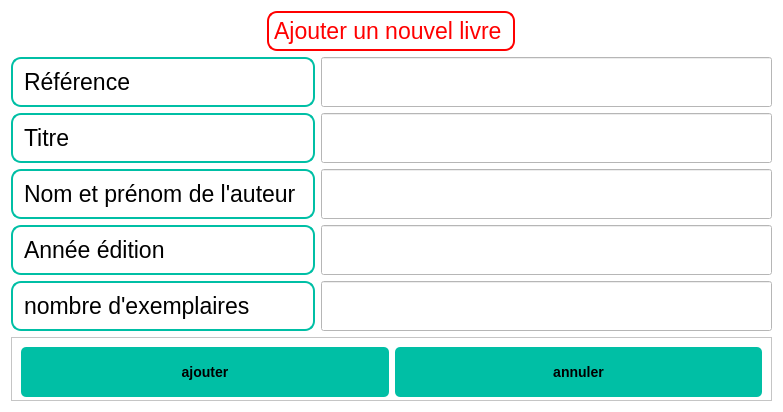
<?xml version="1.0" encoding="UTF-8"?>
<ui version="4.0">
 <class>Dialog</class>
 <widget class="QDialog" name="Dialog">
  <property name="geometry">
   <rect>
    <x>0</x>
    <y>0</y>
    <width>783</width>
    <height>412</height>
   </rect>
  </property>
  <property name="windowTitle">
   <string>Dialog</string>
  </property>
  <property name="styleSheet">
   <string notr="true">background-color: rgb(255, 255, 255);</string>
  </property>
  <layout class="QGridLayout" name="gridLayout">
   <item row="0" column="0" colspan="4" alignment="Qt::AlignHCenter|Qt::AlignVCenter">
    <widget class="QLabel" name="label">
     <property name="styleSheet">
      <string notr="true">
QLabel {
  background-color: none;
  border: 2px solid red;
  border-radius: 10px;
  padding: 5px;
  color: red;
  font-size: 17pt;
  font-family: Arial, sans-serif;
}
</string>
     </property>
     <property name="text">
      <string>Ajouter un nouvel livre </string>
     </property>
     <property name="alignment">
      <set>Qt::AlignCenter</set>
     </property>
    </widget>
   </item>
   <item row="7" column="0" colspan="4">
    <widget class="QFrame" name="frame">
     <property name="minimumSize">
      <size>
       <width>0</width>
       <height>50</height>
      </size>
     </property>
     <property name="frameShape">
      <enum>QFrame::StyledPanel</enum>
     </property>
     <property name="frameShadow">
      <enum>QFrame::Raised</enum>
     </property>
     <layout class="QGridLayout" name="gridLayout_2">
      <item row="0" column="0">
       <widget class="QPushButton" name="pushButton">
        <property name="minimumSize">
         <size>
          <width>0</width>
          <height>50</height>
         </size>
        </property>
        <property name="styleSheet">
         <string notr="true">/* Buttons */
QPushButton {
    font-family: &quot;Arial&quot;, sans-serif;
    font-size: 14px;
    font-weight: bold;
    color: #000000; /* Black text color */
    background-color: #00BFA5; /* Teal button background color */
    border: none;
    border-radius: 5px;
    padding: 8px 16px;
    text-align: center; /* Center align button text */
    text-transform: uppercase; /* Uppercase button text */
}

QPushButton:hover {
    background-color: #009980; /* Darker teal button background color on hover */
}</string>
        </property>
        <property name="text">
         <string>ajouter</string>
        </property>
       </widget>
      </item>
      <item row="0" column="1">
       <widget class="QPushButton" name="pushButton_2">
        <property name="minimumSize">
         <size>
          <width>0</width>
          <height>50</height>
         </size>
        </property>
        <property name="styleSheet">
         <string notr="true">/* Buttons */
QPushButton {
    font-family: &quot;Arial&quot;, sans-serif;
    font-size: 14px;
    font-weight: bold;
    color: #000000; /* Black text color */
    background-color: #00BFA5; /* Teal button background color */
    border: none;
    border-radius: 5px;
    padding: 8px 16px;
    text-align: center; /* Center align button text */
    text-transform: uppercase; /* Uppercase button text */
}

QPushButton:hover {
    background-color: #009980; /* Darker teal button background color on hover */
}</string>
        </property>
        <property name="text">
         <string>annuler</string>
        </property>
       </widget>
      </item>
     </layout>
    </widget>
   </item>
   <item row="2" column="0">
    <widget class="QLabel" name="label_2">
     <property name="styleSheet">
      <string notr="true">QLabel {
  background-color: none;
  border: 2px solid #00BFA5;
  border-radius: 10px;
  padding: 5px;
  color: #000000;
  font-size: 17pt;
  font-family: Arial, sans-serif;
}
</string>
     </property>
     <property name="text">
      <string>Référence </string>
     </property>
    </widget>
   </item>
   <item row="3" column="0">
    <widget class="QLabel" name="label_4">
     <property name="styleSheet">
      <string notr="true">QLabel {
  background-color: none;
  border: 2px solid #00BFA5;
  border-radius: 10px;
  padding: 5px;
  color: #000000;
  font-size: 17pt;
  font-family: Arial, sans-serif;
}
</string>
     </property>
     <property name="text">
      <string>Titre </string>
     </property>
    </widget>
   </item>
   <item row="4" column="0">
    <widget class="QLabel" name="label_3">
     <property name="styleSheet">
      <string notr="true">QLabel {
  background-color: none;
  border: 2px solid #00BFA5;
  border-radius: 10px;
  padding: 5px;
  color: #000000;
  font-size: 17pt;
  font-family: Arial, sans-serif;
}
</string>
     </property>
     <property name="text">
      <string>Nom et prénom de l'auteur </string>
     </property>
    </widget>
   </item>
   <item row="5" column="0">
    <widget class="QLabel" name="label_5">
     <property name="styleSheet">
      <string notr="true">QLabel {
  background-color: none;
  border: 2px solid #00BFA5;
  border-radius: 10px;
  padding: 5px;
  color: #000000;
  font-size: 17pt;
  font-family: Arial, sans-serif;
}
</string>
     </property>
     <property name="text">
      <string>Année édition </string>
     </property>
    </widget>
   </item>
   <item row="6" column="0">
    <widget class="QLabel" name="label_6">
     <property name="styleSheet">
      <string notr="true">QLabel {
  background-color: none;
  border: 2px solid #00BFA5;
  border-radius: 10px;
  padding: 5px;
  color: #000000;
  font-size: 17pt;
  font-family: Arial, sans-serif;
}
</string>
     </property>
     <property name="text">
      <string>nombre d'exemplaires</string>
     </property>
    </widget>
   </item>
   <item row="5" column="1" colspan="3">
    <widget class="QLineEdit" name="lineEdit_4">
     <property name="minimumSize">
      <size>
       <width>0</width>
       <height>50</height>
      </size>
     </property>
    </widget>
   </item>
   <item row="6" column="1" colspan="3">
    <widget class="QLineEdit" name="lineEdit_5">
     <property name="minimumSize">
      <size>
       <width>0</width>
       <height>50</height>
      </size>
     </property>
    </widget>
   </item>
   <item row="4" column="1" colspan="3">
    <widget class="QLineEdit" name="lineEdit_3">
     <property name="minimumSize">
      <size>
       <width>0</width>
       <height>50</height>
      </size>
     </property>
    </widget>
   </item>
   <item row="3" column="1" colspan="3">
    <widget class="QLineEdit" name="lineEdit_2">
     <property name="minimumSize">
      <size>
       <width>0</width>
       <height>50</height>
      </size>
     </property>
    </widget>
   </item>
   <item row="2" column="1" colspan="3">
    <widget class="QLineEdit" name="lineEdit">
     <property name="minimumSize">
      <size>
       <width>0</width>
       <height>50</height>
      </size>
     </property>
    </widget>
   </item>
  </layout>
 </widget>
 <resources/>
 <connections/>
</ui>
